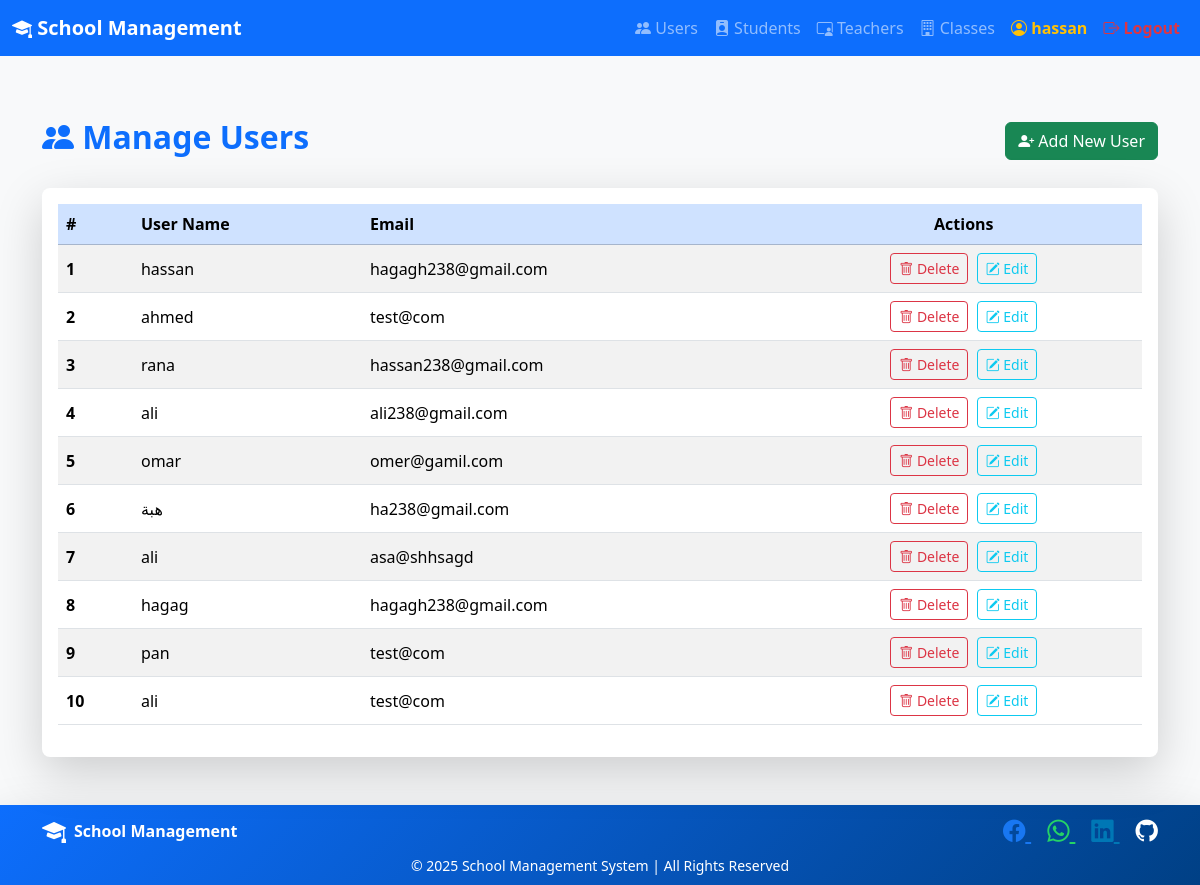
Screenshot of /user/index.php (signed in) with the database file from the repository.
### tables this page shows
CREATE TABLE `user` (
  `id` int(11) NOT NULL,
  `user_name` varchar(250) NOT NULL,
  `email` varchar(250) NOT NULL,
  `password` varchar(250) NOT NULL
);

### conect.php (called while the page is built, shortened)
<?php
class Conect{
    private $conn;
    public function __construct(){
       $this->conn= mysqli_connect(self::host_name,self::user_name,self::password,self::db);
    }
    public function select( string $tableName):array{
        $s="SELECT * FROM $tableName" ;
        $rows=$this->conn->query($s);
        if($rows->num_rows>0){
            $data=$rows->fetch_all(MYSQLI_ASSOC);
            return $data;
        }
        return [];
    }
}

### user/index.php (the view, shortened to what this page needs)
<?php
 include_once "../conect.php";
 $conect = new Conect;
 include_once "../header.php";
 $userData = $conect->select("user");
?>
<div class="container my-5">
  <div class="d-flex justify-content-between align-items-center mb-4">
    <h2 class="fw-bold text-primary">
      <i class="bi bi-people-fill"></i> Manage Users
    </h2>
    <a href="\school_managment\user\add.php" class="btn btn-success">
      <i class="bi bi-person-plus-fill"></i> Add New User
    </a>
  </div>
  <div class="card shadow-lg border-0 rounded-3">
    <div class="card-body">
      <table class="table table-hover table-striped align-middle">
        <thead class="table-primary">
          <tr>
            <th scope="col">#</th>
            <th scope="col">User Name</th>
            <th scope="col">Email</th>
            <th scope="col" class="text-center">Actions</th>
          </tr>
        </thead>
        <tbody>
          <?php foreach($userData as $key => $value): ?>
          <tr>
            <th scope="row"><?= $key + 1 ?></th>
            <td><?= $value['user_name']?></td>
            <td><?= $value['email']?></td>
            <td class="text-center">
              <form method="POST" class="d-inline" onsubmit="return confirm('Are you sure to delete this user?')">
                <button type="submit" class="btn btn-sm btn-outline-danger">
                  <i class="bi bi-trash"></i> Delete
                </button>
              </form>
              <a href="\school_managment\user\edit.php?id=<?= $value['id']?>" class="btn btn-sm btn-outline-info ms-1">
                <i class="bi bi-pencil-square"></i> Edit
              </a>
            </td>
          </tr>
          <?php endforeach; ?>
        </tbody>
      </table>
    </div>
  </div>
</div>
<?php include_once "../footer.php"; ?>

### header.php (style rules this page uses)
body { padding-top: 70px; }

### footer.php (style rules this page uses)
body { display: flex; flex-direction: column; min-height: 100vh; }
.container { flex: 1; }

### rows the page displays
user: user_name "hassan", email "hagagh238@gmail.com"
user: user_name "ahmed", email "test@com"
user: user_name "rana", email "hassan238@gmail.com"
user: user_name "ali", email "ali238@gmail.com"
user: user_name "omar", email "omer@gamil.com"
user: user_name "هبة", email "ha238@gmail.com"
user: user_name "ali", email "asa@shhsagd"
user: user_name "hagag", email "hagagh238@gmail.com"
user: user_name "pan", email "test@com"
user: user_name "ali", email "test@com"

### other values shown
$_SESSION['userName'] "hassan"
